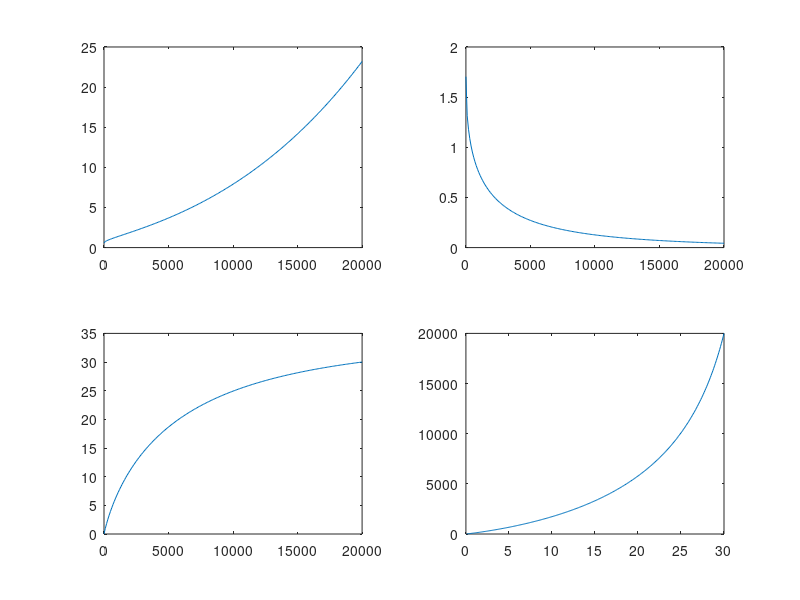

MATLAB code to generate this figure:
close all
%% define frequency resolution
f = 0:0.1:20;
% convert from kHz to Hz
f = f.*1000;
% constants for frequency discrimination
% SL is dB SL
a = 0.0214; k = -0.15; m = 5.056; SL = 35;
% y = exp(a .* sqrt(f) + k + m.*(SL.^-1));
% equation from Nelson
% DLM = exp(a .* sqrt(f) + k + m.*(SL.^-1));
% integral for 1/exp(a .* sqrt(f) + k + m.*(SL.^-1))
% describes how distance changes as a function of characteristic frequency
% Fc
% df = -((2.*(a.*sqrt(f) + 1) .* exp (-(a.* SL .* sqrt(f) + k .*SL + m)./SL))./a.^2);

% log df = exp(a*sqrt(f)+B)) Weir 1977

 % for 40 dB SL
a = 0.026;
b = -0.533;
fd = exp(a*sqrt(f)+b);
df = 1./(exp(a*sqrt(f)+b));
% integral of 1/e^(a*sqrt(f)+b)
d = ((-((2.*(a.*sqrt(f) +1).*exp(a.*(-sqrt(f)-b))./a.^2))+3000)./2645).*30;

dq = 0:00.1:30;
% x = cortical distance
% v = characterisic frequency
fq = interp1(d,f,dq,'spline');
% fq = interp1(f,d,dq,'spline');
% figure
% semilogx (f,df)
% axis tight
fq10 = interp1(d,f,10,'spline')
figure
subplot (2,2,1)
plot (f,fd)
subplot (2,2,2)
plot (f,df)
subplot (2,2,3)
plot (f,d)
subplot (2,2,4)
plot (dq,fq)
% semilogy (dq,fq)
% semilogx (d,f, 'o',dq,fq)
% semilogx (fq,dq)
% semilogx (f,d, 'o',dq,fq)

% (1+ProductLog(1/2 a^2 e^(-1+k+m/S) y))^2/a^2
% dq = 0:1:30;
% fq = ((1+lambertw(1/2 .* a.^2 .* exp(-1+k+m./SL) .* d)).^2) ./ a.^2;

